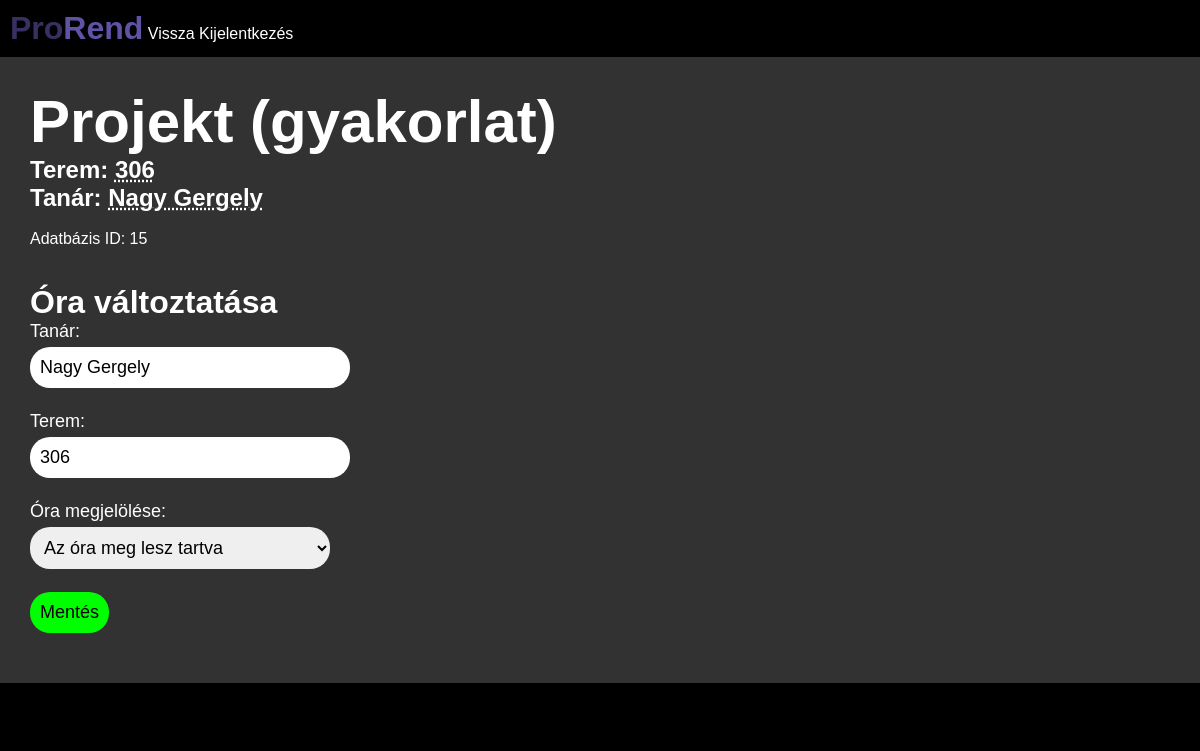
Screenshot of /diak/megtekintes.php?id=15 (signed in) with the database file from the repository.
### tables this page shows
CREATE TABLE "timetable"
(
    id
        primary key,
    day        VARCHAR(10)  not null,
    class_time INT          not null,
    subject    VARCHAR(100) not null,
    room       VARCHAR(50),
    teacher    VARCHAR(100)
, status VARCHAR(20) NOT NULL DEFAULT "normal");

### diak/megtekintes.php (the view, shortened to what this page needs)
<?php
$db = new PDO('sqlite:../database/users.db');
$stmt = $db->prepare("SELECT * FROM timetable WHERE id = :id");
$stmt->bindValue(':id', $_GET["id"], PDO::PARAM_INT);
$stmt->execute();
$result = $stmt->fetchAll(PDO::FETCH_ASSOC);
?>
<!doctype html>
<html lang="hu">
<head>
    <link rel="stylesheet" href="/static/css/megtekintes.css">
</head>
<body>
    <header>
        <h1>
            <span style="color: #383060">Pro</span><span style="color: #6052a5">Rend</span>
        </h1>
        <nav>
            <a href="/">Vissza</a>
            <a href="/logout.php">Kijelentkezés</a>
        </nav>
    </header>
    <main>
        <?php foreach ($result as $data): ?>
            <?php if ($data["status"] == "cancelled"): ?>
                <h1 class="subject"><span style="color: red;">ELMARAD</span> <?php echo $data["subject"]; ?></h1>
            <?php else: ?>
                <h1 class="subject"><?php echo $data["subject"]; ?></h1>
            <?php endif; ?>
            <h2>Terem: <span class="underline"><?php echo $data["room"]; ?></span></h2>
            <h2>Tanár: <span class="underline"><?php echo $data["teacher"]; ?></span></h2>
            <br>
            <p>Adatbázis ID: <?php echo $data["id"]; ?></p>
            <br>
            <br>
            <h1>Óra változtatása</h1>
            <form action="valtoztatas.php" method="post" autocomplete="off">
                <label for="teacher">Tanár:</label><br>
                <input type="text" name="teacher" id="teacher" value="<?php echo $data["teacher"]; ?>" required><br>
                <br>
                <label for="room">Terem:</label><br>
                <input type="text" name="room" id="room" value="<?php echo $data["room"]; ?>" required><br>
                <br>
                <label for="status">Óra megjelölése:</label><br>
                <select id="status" name="status">
                    <option value="normal">Az óra meg lesz tartva</option>
                </select><br>
                <br>
                <input type="submit" value="Mentés">
            </form>
        <?php endforeach; ?>
    </main>
    <footer>
    </footer>
</body>
</html>

### static/css/megtekintes.css (style rules this page uses)
* { margin: 0; padding: 0; }
body { font-family: sans-serif; background-color: black; }
header { background-color: black; color: white; padding: 10px; }
main { background-color: #323232; color: white; padding: 30px; padding-bottom: 50px; }
footer { background-color: black; color: white; padding: 20px; text-align: center; }
header h1, nav { display: inline-block; }
a { color: white; text-decoration: none; }
.subject { font-size: 60px; }
.underline { text-decoration: underline dotted; }
label { font-size: large; }
input[type="text"] { margin-top: 5px; margin-bottom: 5px; border:none; font-size: large; padding:10px; border-radius: 20px; width: 300px; }
input[type="submit"] { padding: 10px; font-size: large; border: none; border-radius: 20px; background-color: #00ff00; }
select { margin-top: 5px; margin-bottom: 5px; border:none; font-size: large; padding:10px; border-radius: 20px; width: 300px; }

### rows the page displays
timetable: subject "Projekt (gyakorlat)", room "306", teacher "Nagy Gergely", id "15"
